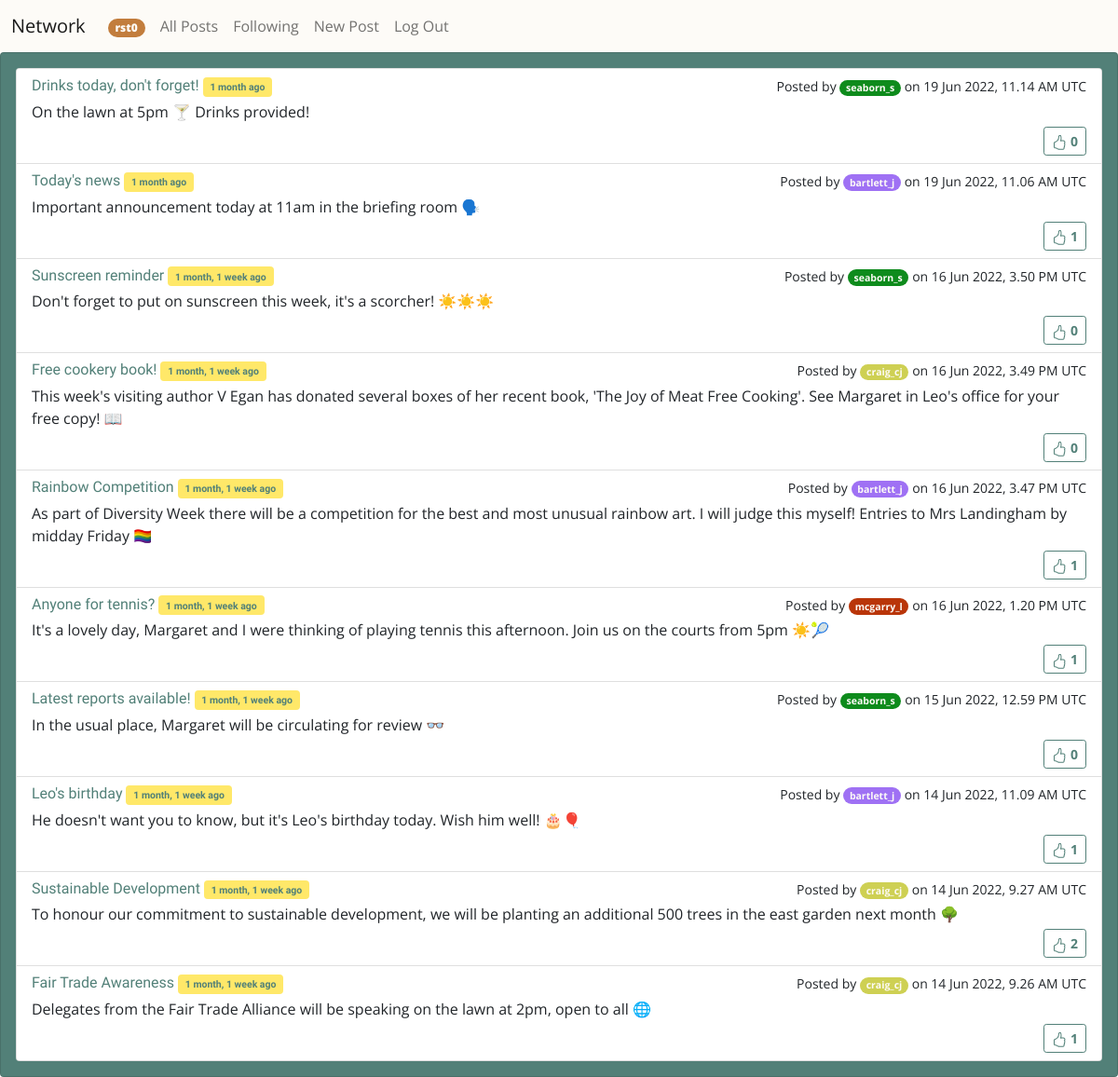
/ (signed in), run on the app's committed database.
### network/models.py (models this page shows, shortened)
class User(AbstractUser):
    userColour = RGBColorField(default='#FF9000')

class Post(models.Model):
    user = models.ForeignKey("User", on_delete=models.CASCADE, related_name="post")
    subject = models.CharField(max_length=255, blank=False)
    body = models.TextField(blank=False)
    timestamp = models.DateTimeField(auto_now_add=True)
    likes = models.ForeignKey("Like", null=True, blank=True, on_delete=models.CASCADE, related_name="likedBy")

### network/views.py (the view)
# urls.py: path("", views.index, name="index"),
def index(request):
    form = NewPost()
    posts = Post.objects.select_related('likes').annotate(num_Likes=Count('likedPost'),is_liked=Exists(Like.objects.filter(user=OuterRef('user_id')))).order_by("-timestamp").all()
    try:
        userLikes = [post.id if Like.objects.filter(post=post.id, user=request.user) else None for post in posts]
    except:
        userLikes = None
    print("userLikes :", posts[0].id, userLikes)
    paginator = Paginator(posts,10)
    page_number = request.GET.get('page')
    page_obj = paginator.get_page(page_number)
    return render(request, "network/index.html", {
        "posts": page_obj,
        "form": form,
        "userLikes": userLikes,
    })

### network/templates/network/index.html (shortened to what this page needs)
{% extends "network/layout.html" %}
{% load static %}
{% load bootstrap_pagination %}
{% load crispy_forms_tags %}
{% block body %}
<div class="card card-body bg-primary text-light">
  <section id="posts-list" style="display: block;">
    <div class="card" >
        <div class="list-group list-group-flush" id="allPosts">
        {% for post in posts %}
          <div class="list-group-item list-group-item-action flex-column align-items-start ">
            <div class="d-flex w-100 justify-content-between">
            <h6 class="mb-1 text-primary" id="post-subject-{{post.id}}">{{ post.subject }} <span class="badge bg-warning text-primary"><small> {{ post.timestamp|timesince }} ago</small></span></h6>
            <small id="posted-by-{{post.id}}">Posted by
             {% if user.is_authenticated %}
             <a href="user/{{post.user.id}}">
              <badge class="badge rounded-pill text-light" style="background: {{post.user.userColour}}" id="show-profile-{{post.user.id}}">{{ post.user.username }}</badge></a>
             {% else %}
                <badge class="badge rounded-pill text-light" style="background: {{post.user.userColour}}" id="show-profile-{{post.user.id}}" disabled>{{ post.user.username }}</badge>
                {% endif %}
                 on {{ post.timestamp|date:'j M Y, g.i A e'  }}
                </small>
            </div>
            <section class="post-body-static">
              <p class="mb-1" id="post-body-{{post.id}}">{{ post.body }}</p>
            </section>
              <div class="text-end">
                {% if post.user.id == request.user.id %}
                <div class="d-flex justify-content-between">
                  <div class="btn-toolbar" role="toolbar" aria-label="Toolbar with button groups">
                    <div class="btn-group me-2" role="group" aria-label="First group">
                  <button class="btn btn-primary btn-sm text-light" id="edit-post-button-{{post.id}}" onclick="show('{{post.id}}')">Edit</button></div>
                  <div class="btn-group me-2" role="group" aria-label="Second group">
                  <form id="delPostForm" action="{% url 'deletePost' %}" method="post">
                    {% csrf_token %}
                      <input type ="hidden" id="post_id" name="post_id" value="{{ post.id }}">
                      <button type="submit" class="btn btn-danger btn-sm">
                        <svg xmlns="http://www.w3.org/2000/svg" width="16" height="16" fill="currentColor" class="bi bi-trash" viewBox="0 0 16 16">
                        <path d="M5.5 5.5A.5.5 0 0 1 6 6v6a.5.5 0 0 1-1 0V6a.5.5 0 0 1 .5-.5zm2.5 0a.5.5 0 0 1 .5.5v6a.5.5 0 0 1-1 0V6a.5.5 0 0 1 .5-.5zm3 .5a.5.5 0 0 0-1 0v6a.5.5 0 0 0 1 0V6z"/>
                        <path fill-rule="evenodd" d="M14.5 3a1 1 0 0 1-1 1H13v9a2 2 0 0 1-2 2H5a2 2 0 0 1-2-2V4h-.5a1 1 0 0 1-1-1V2a1 1 0 0 1 1-1H6a1 1 0 0 1 1-1h2a1 1 0 0 1 1 1h3.5a1 1 0 0 1 1 1v1zM4.118 4 4 4.059V13a1 1 0 0 0 1 1h6a1 1 0 0 0 1-1V4.059L11.882 4H4.118zM2.5 3V2h11v1h-11z"/>
                      </svg>
                    </button></div></div>
                </form>
                {% else %}
                  <div>
                {% endif %}
                    {% if post.id in userLikes %}
                  <div id="numLikesVal-{{post.id}}"><button href="" class="btn btn-primary btn-sm text-light"  id="followButton-{{post.id}}" onclick="like('{{post.id}}')" {% if post.user == request.user %}disabled{% endif %}><svg xmlns="http://www.w3.org/2000/svg" width="16" height="16" fill="currentColor" class="bi bi-hand-thumbs-up-fill" viewBox="0 0 16 16">
                    <path d="M6.956 1.745C7.021.81 7.908.087 8.864.325l.261.066c.463.116.874.456 1.012.965.22.816.533 2.511.062 4.51a9.84 9.84 0 0 1 .443-.051c.713-.065 1.669-.072 2.516.21.518.173.994.681 1.2 1.273.184.532.16 1.162-.234 1.733.058.119.103.242.138.363.077.27.113.567.113.856 0 .289-.036.586-.113.856-.039.135-.09.273-.16.404.169.387.107.819-.003 1.148a3.163 3.163 0 0 1-.488.901c.054.152.076.312.076.465 0 .305-.089.625-.253.912C13.1 15.522 12.437 16 11.5 16H8c-.605 0-1.07-.081-1.466-.218a4.82 4.82 0 0 1-.97-.484l-.048-.03c-.504-.307-.999-.609-2.068-.722C2.682 14.464 2 13.846 2 13V9c0-.85.685-1.432 1.357-1.615.849-.232 1.574-.787 2.132-1.41.56-.627.914-1.28 1.039-1.639.199-.575.356-1.539.428-2.59z"/>
                  </svg><strong id="followText-{{post.id}}"> {{ post.num_Likes }} </strong>
                    {% else %}
                    <div id="numLikesVal-{{post.id}}"><button href="" class="btn btn-outline-primary btn-sm"  id="followButton-{{post.id}}" onclick="like('{{post.id}}')" ><strong id="followText-{{post.id}}"> {{ post.num_Likes }} </strong>
                    {% endif %}
                  </button>
                  </div>
                </div>
              </div>
        </div>
        {% endfor %}
      </div>
    </div>
  </section>
</div>
{% endblock %}

### network/templates/network/layout.html (shortened to what this page needs)
{% load static %}
<!DOCTYPE html>
<html lang="en">
  <head>
    <link
      href="https://cdn.jsdelivr.net/npm/bootstrap@5.2.0-beta1/dist/css/bootstrap.min.css"
      rel="stylesheet"
    />
    <link href="{% static 'network/styles.css' %}" rel="stylesheet" />
  </head>
  <body>
    <nav class="navbar navbar-expand-lg navbar-light bg-light">
      <div class="container-fluid">
        <a class="navbar-brand" href="{% url 'index' %}">Network</a>
        <div class="collapse navbar-collapse" id="navbarToggler">
          <ul class="navbar-nav me-auto mb-2 mb-lg-0">
            {% if user.is_authenticated %}
            <li class="nav-item">
              <a class="nav-link" href="/user/{{request.user.id}}"
                ><badge
                  class="badge rounded-pill text-light"
                  style="background: {{request.user.userColour}}"
                  ><strong>{{ request.user.username }}</strong></badge
                ></a
              >
            </li>
            {% endif %}
            <li class="nav-item">
              <a class="nav-link" href="{% url 'index' %}">All Posts</a>
            </li>
            {% if user.is_authenticated %}
            <li class="nav-item">
              <a class="nav-link" href="{% url 'following' %}">Following</a>
            </li>
            <li class="nav-item">
              <a
                class="nav-link"
                data-bs-toggle="collapse"
                href="#collapseNewPost"
                role="button"
                aria-expanded="false"
                aria-controls="collapseNewPost"
                >New Post</a
              >
            </li>
            <li class="nav-item">
              <a class="nav-link" href="{% url 'logout' %}">Log Out</a>
            </li>
            {% endif %}
          </ul>
        </div>
      </div>
    </nav>
    <div class="body">{% block body %} {% endblock %}</div>
  </body>
</html>

### data on the page
User: user.username "rst0"
Post: subject "Drinks today, don't forget!", timestamp "1 month", user.username "seaborn_s", timestamp "19 Jun 2022, 11.14 AM UTC", body "On the lawn at 5pm 🍸 Drinks provided!", num_Likes "0"
Post: subject "Today's news", timestamp "1 month", user.username "bartlett_j", timestamp "19 Jun 2022, 11.06 AM UTC", body "Important announcement today at 11am in the briefing room 🗣️", num_Likes "1"
Post: subject "Sunscreen reminder", timestamp "1 month, 1 week", user.username "seaborn_s", timestamp "16 Jun 2022, 3.50 PM UTC", body "Don't forget to put on sunscreen this week, it's a scorcher! ☀️☀️☀️", num_Likes "0"
Post: subject "Free cookery book!", timestamp "1 month, 1 week", user.username "craig_cj", timestamp "16 Jun 2022, 3.49 PM UTC", body "This week's visiting author V Egan has donated several boxes of her recent book, 'The Joy of Meat Free Cooking'. See Margaret in Leo's office for your free copy! 📖", num_Likes "0"
Post: subject "Rainbow Competition", timestamp "1 month, 1 week", user.username "bartlett_j", timestamp "16 Jun 2022, 3.47 PM UTC", body "As part of Diversity Week there will be a competition for the best and most unusual rainbow art. I will judge this myself! Entries to Mrs Landingham by midday Friday 🏳️‍🌈", num_Likes "1"
Post: subject "Anyone for tennis?", timestamp "1 month, 1 week", user.username "mcgarry_l", timestamp "16 Jun 2022, 1.20 PM UTC", body "It's a lovely day, Margaret and I were thinking of playing tennis this afternoon. Join us on the courts from 5pm ☀️🎾", num_Likes "1"
Post: subject "Latest reports available!", timestamp "1 month, 1 week", user.username "seaborn_s", timestamp "15 Jun 2022, 12.59 PM UTC", body "In the usual place, Margaret will be circulating for review 👓", num_Likes "0"
Post: subject "Leo's birthday", timestamp "1 month, 1 week", user.username "bartlett_j", timestamp "14 Jun 2022, 11.09 AM UTC", body "He doesn't want you to know, but it's Leo's birthday today. Wish him well! 🎂🎈", num_Likes "1"
Post: subject "Sustainable Development", timestamp "1 month, 1 week", user.username "craig_cj", timestamp "14 Jun 2022, 9.27 AM UTC", body "To honour our commitment to sustainable development, we will be planting an additional 500 trees in the east garden next month 🌳", num_Likes "2"
Post: subject "Fair Trade Awareness", timestamp "1 month, 1 week", user.username "craig_cj", timestamp "14 Jun 2022, 9.26 AM UTC", body "Delegates from the Fair Trade Alliance will be speaking on the lawn at 2pm, open to all 🌐", num_Likes "1"
